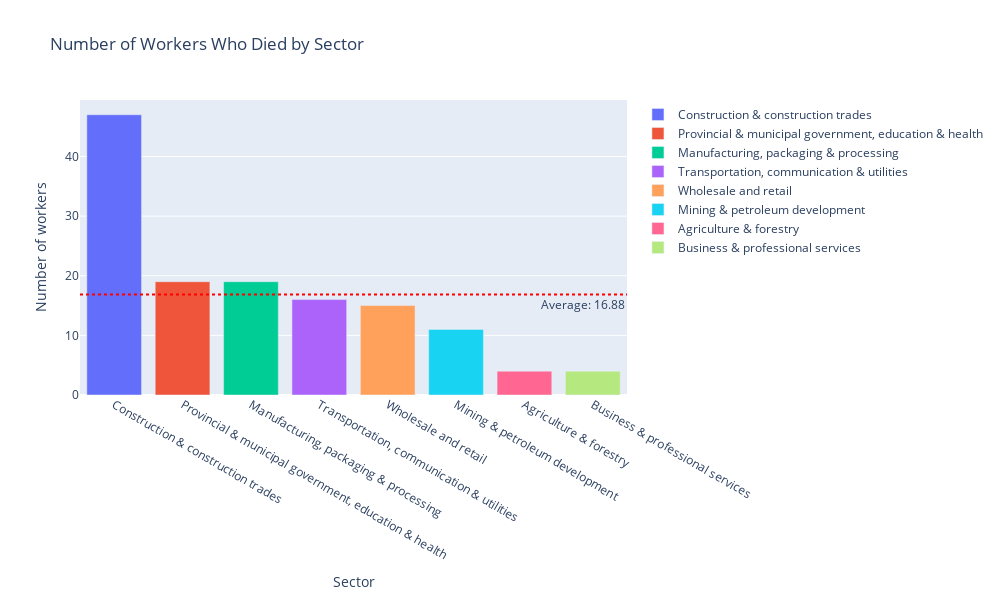

Write notebook code for a chart like this one.
### Code cell
import pandas as pd
import plotly.express as px

# Plotting the bar chart using Plotly
fig = px.bar(df_sort_dead, x='Sector', y='no_dead_workers', color='Sector',
             title='Number of Workers Who Died by Sector',
             labels={'no_dead_workers': 'Number of workers who died', 'Sector': 'Sector'},
             hover_name='Sector', hover_data={'no_dead_workers': True, 'Sector': False})

# Add average line
fig.add_hline(y=average_dead_workers, line_dash="dot", line_color="red", annotation_text=f'Average: {average_dead_workers:.2f}',
              annotation_position="bottom right")

# Update layout
fig.update_layout(width=1000, height=600,
                  xaxis={'categoryorder': 'total descending'},
                  xaxis_title='Sector',
                  yaxis_title='Number of workers',
                  legend_title=None)

# Show plot
fig.show()

### Figure 1 — Plotly figure (JSON) as saved in the notebook; plotly's stock layout.template omitted (floating-point values rounded to 4 significant figures)
{"data": [{"alignmentgroup": "True", "hovertemplate": "<b>%{hovertext}</b><br><br>Number of workers who died=%{y}<extra></extra>", "hovertext": ["Construction & construction trades"], "legendgroup": "Construction & construction trades", "marker": {"color": "#636efa", "pattern": {"shape": ""}}, "name": "Construction & construction trades", "offsetgroup": "Construction & construction trades", "orientation": "v", "showlegend": true, "textposition": "auto", "type": "bar", "x": ["Construction & construction trades"], "xaxis": "x", "y": [47], "yaxis": "y"}, {"alignmentgroup": "True", "hovertemplate": "<b>%{hovertext}</b><br><br>Number of workers who died=%{y}<extra></extra>", "hovertext": ["Provincial & municipal government, education & health"], "legendgroup": "Provincial & municipal government, education & health", "marker": {"color": "#EF553B", "pattern": {"shape": ""}}, "name": "Provincial & municipal government, education & health", "offsetgroup": "Provincial & municipal government, education & health", "orientation": "v", "showlegend": true, "textposition": "auto", "type": "bar", "x": ["Provincial & municipal government, education & health"], "xaxis": "x", "y": [19], "yaxis": "y"}, {"alignmentgroup": "True", "hovertemplate": "<b>%{hovertext}</b><br><br>Number of workers who died=%{y}<extra></extra>", "hovertext": ["Manufacturing, packaging & processing"], "legendgroup": "Manufacturing, packaging & processing", "marker": {"color": "#00cc96", "pattern": {"shape": ""}}, "name": "Manufacturing, packaging & processing", "offsetgroup": "Manufacturing, packaging & processing", "orientation": "v", "showlegend": true, "textposition": "auto", "type": "bar", "x": ["Manufacturing, packaging & processing"], "xaxis": "x", "y": [19], "yaxis": "y"}, {"alignmentgroup": "True", "hovertemplate": "<b>%{hovertext}</b><br><br>Number of workers who died=%{y}<extra></extra>", "hovertext": ["Transportation, communication & utilities"], "legendgroup": "Transportation, communication & utilities", "marker": {"color": "#ab63fa", "pattern": {"shape": ""}}, "name": "Transportation, communication & utilities", "offsetgroup": "Transportation, communication & utilities", "orientation": "v", "showlegend": true, "textposition": "auto", "type": "bar", "x": ["Transportation, communication & utilities"], "xaxis": "x", "y": [16], "yaxis": "y"}, {"alignmentgroup": "True", "hovertemplate": "<b>%{hovertext}</b><br><br>Number of workers who died=%{y}<extra></extra>", "hovertext": ["Wholesale and retail"], "legendgroup": "Wholesale and retail", "marker": {"color": "#FFA15A", "pattern": {"shape": ""}}, "name": "Wholesale and retail", "offsetgroup": "Wholesale and retail", "orientation": "v", "showlegend": true, "textposition": "auto", "type": "bar", "x": ["Wholesale and retail"], "xaxis": "x", "y": [15], "yaxis": "y"}, {"alignmentgroup": "True", "hovertemplate": "<b>%{hovertext}</b><br><br>Number of workers who died=%{y}<extra></extra>", "hovertext": ["Mining & petroleum development"], "legendgroup": "Mining & petroleum development", "marker": {"color": "#19d3f3", "pattern": {"shape": ""}}, "name": "Mining & petroleum development", "offsetgroup": "Mining & petroleum development", "orientation": "v", "showlegend": true, "textposition": "auto", "type": "bar", "x": ["Mining & petroleum development"], "xaxis": "x", "y": [11], "yaxis": "y"}, {"alignmentgroup": "True", "hovertemplate": "<b>%{hovertext}</b><br><br>Number of workers who died=%{y}<extra></extra>", "hovertext": ["Agriculture & forestry"], "legendgroup": "Agriculture & forestry", "marker": {"color": "#FF6692", "pattern": {"shape": ""}}, "name": "Agriculture & forestry", "offsetgroup": "Agriculture & forestry", "orientation": "v", "showlegend": true, "textposition": "auto", "type": "bar", "x": ["Agriculture & forestry"], "xaxis": "x", "y": [4], "yaxis": "y"}, {"alignmentgroup": "True", "hovertemplate": "<b>%{hovertext}</b><br><br>Number of workers who died=%{y}<extra></extra>", "hovertext": ["Business & professional services"], "legendgroup": "Business & professional services", "marker": {"color": "#B6E880", "pattern": {"shape": ""}}, "name": "Business & professional services", "offsetgroup": "Business & professional services", "orientation": "v", "showlegend": true, "textposition": "auto", "type": "bar", "x": ["Business & professional services"], "xaxis": "x", "y": [4], "yaxis": "y"}], "layout": {"annotations": [{"showarrow": false, "text": "Average: 16.88", "x": 1, "xanchor": "right", "xref": "x domain", "y": 16.88, "yanchor": "top", "yref": "y"}], "barmode": "relative", "height": 600, "legend": {"title": {}, "tracegroupgap": 0}, "shapes": [{"line": {"color": "red", "dash": "dot"}, "type": "line", "x0": 0, "x1": 1, "xref": "x domain", "y0": 16.88, "y1": 16.88, "yref": "y"}], "title": {"text": "Number of Workers Who Died by Sector"}, "width": 1000, "xaxis": {"anchor": "y", "categoryarray": ["Construction & construction trades", "Provincial & municipal government, education & health", "Manufacturing, packaging & processing", "Transportation, communication & utilities", "Wholesale and retail", "Mining & petroleum development", "Agriculture & forestry", "Business & professional services"], "categoryorder": "total descending", "domain": [0, 1], "title": {"text": "Sector"}}, "yaxis": {"anchor": "x", "domain": [0, 1], "title": {"text": "Number of workers"}}}}
